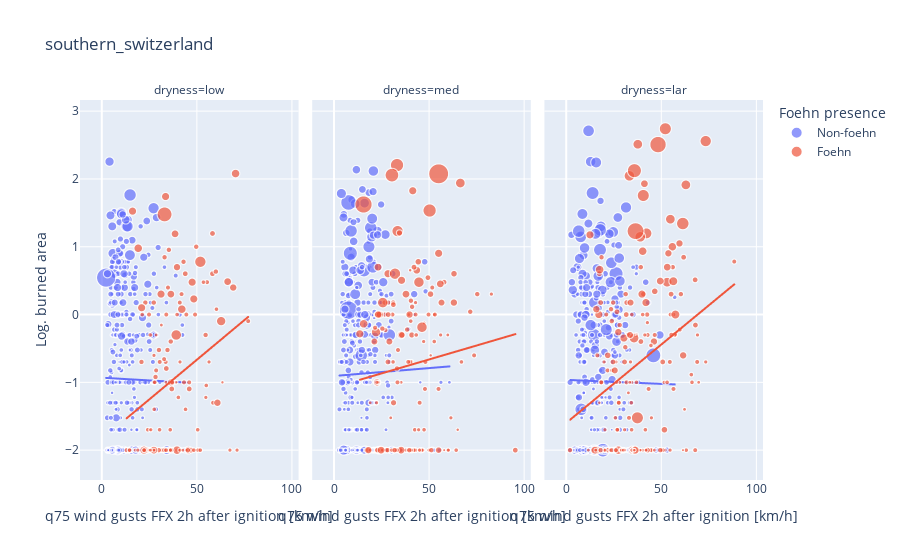
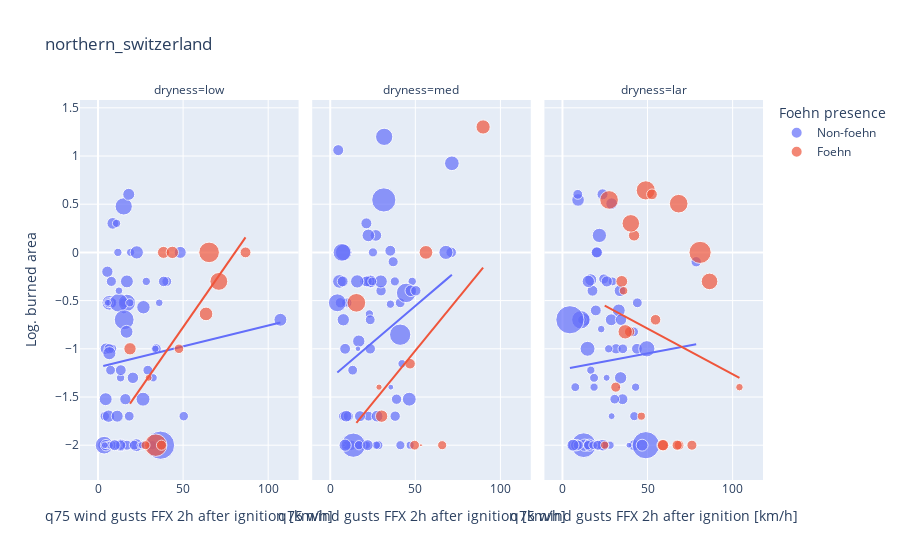

These figures' notebook cell, in order:
### Code cell
# Loop over all regions
for region in ["southern_switzerland", "northern_switzerland"]:
    df_region = pd.DataFrame()
    for station in regions[region]:

        # Filter the indice dataframe for a station
        if station == "MAG": # If station is MAG, use fire indice data from OTL instead (since they are close and no fire indice data is avaliable for MAG)
            df_indices_st = df_indices.loc[df_indices["abbreviation"]=="OTL", :].set_index("date", verify_integrity=True)
        else:
            df_indices_st = df_indices.loc[df_indices["abbreviation"]==station, :].set_index("date", verify_integrity=True)

        # Select the indice of interest (here the actual FWI). Shift by one day to look at the ignition conditions the day before.
        df_indices_st["FWI_day_before"] = df_indices_st["FWI"].shift(periods=1, freq="D")

        # Filter fires for station of interest.
        df_fires_st = df_fires.loc[df_fires["abbreviation"]==station, :].set_index("date")

        # Join fire data and indice data
        df_st = df_fires_st.join(df_indices_st["FWI_day_before"], how="inner")

        # Define ignition conditions/dryness by FWI quantiles of previous day
        df_st["dryness"] = pd.qcut(df_st["FWI_day_before"], q=3, labels=["low", "med", "lar"])
        
        df_region = pd.concat([df_region, df_st], axis=0, ignore_index=True)
    
    # Set some aliases
    hours = 2
    FFX_q = "q75"
    foehn_variable = f"foehn_minutes_during_{hours}_hours_after_start_of_fire"
    FFX_variable = f"FFX_{FFX_q}_during_{hours}_hours_after_start_of_fire"
    
    # Remove any unknown values
    df_region = df_region.dropna(subset=[foehn_variable, FFX_variable, "FWI_day_before"]).reset_index(drop=True)
    
    # Bin the foehn duration values into non-foehn and foehn
    df_region[f"{foehn_variable}_bin"] = pd.cut(df_region[foehn_variable], bins=[-0.001, 0.001, hours*60], labels=["Non-foehn", "Foehn"])

    # Look at the logarithm of the burned area
    df_region["log_burned_area"] = np.log10(df_region["total [ha]"])
    df_region["sqrt_duration_min"] = np.sqrt(df_region["duration_min"])  # Take square root for visibility
    
    # Plot figure
    fig = px.scatter(
        data_frame=df_region, x=FFX_variable, y="log_burned_area", facet_col="dryness", color=f"{foehn_variable}_bin", title=region, size="sqrt_duration_min",
        category_orders= {"dryness": ["low", "med", "lar"], f"{foehn_variable}_bin": ["Non-foehn", "Foehn"]}, 
        labels={f"{foehn_variable}_bin": "Foehn presence", FFX_variable: f"{FFX_q} wind gusts FFX 2h after ignition [km/h]", "log_burned_area": "Log. burned area", "sqrt_duration_min" : "(Size) Root of fire duration"},  
        trendline="ols",
        height=500
    )
    fig.show()

### Figure 1 — Plotly figure (JSON) as saved in the notebook; plotly's stock layout.template omitted (floating-point values rounded to 4 significant figures; data arrays with more than 128 entries replaced by an {"elided": "..."} marker saying what was removed)
{"data": [{"hovertemplate": "Foehn presence=Non-foehn<br>dryness=low<br>q75 wind gusts FFX 2h after ignition [km/h]=%{x}<br>Log. burned area=%{y}<br>(Size) Root of fire duration=%{marker.size}<extra></extra>", "legendgroup": "Non-foehn", "marker": {"color": "#636efa", "size": {"elided": "440 float values"}, "sizemode": "area", "sizeref": 0.07476, "symbol": "circle"}, "mode": "markers", "name": "Non-foehn", "showlegend": true, "type": "scattergl", "x": {"elided": "440 float values"}, "xaxis": "x", "y": {"elided": "440 float values"}, "yaxis": "y"}, {"hovertemplate": "<b>OLS trendline</b><br>log_burned_area = -0.00160907 * FFX_q75_during_2_hours_after_start_of_fire + -0.931458<br>R<sup>2</sup>=0.000130<br><br>Foehn presence=Non-foehn<br>dryness=low<br>q75 wind gusts FFX 2h after ignition [km/h]=%{x}<br>Log. burned area=%{y} <b>(trend)</b><extra></extra>", "legendgroup": "Non-foehn", "marker": {"color": "#636efa", "symbol": "circle"}, "mode": "lines", "name": "Non-foehn", "showlegend": false, "type": "scattergl", "x": {"elided": "440 float values"}, "xaxis": "x", "y": {"elided": "440 float values"}, "yaxis": "y"}, {"hovertemplate": "Foehn presence=Non-foehn<br>dryness=med<br>q75 wind gusts FFX 2h after ignition [km/h]=%{x}<br>Log. burned area=%{y}<br>(Size) Root of fire duration=%{marker.size}<extra></extra>", "legendgroup": "Non-foehn", "marker": {"color": "#636efa", "size": {"elided": "428 float values"}, "sizemode": "area", "sizeref": 0.07476, "symbol": "circle"}, "mode": "markers", "name": "Non-foehn", "showlegend": false, "type": "scattergl", "x": {"elided": "428 float values"}, "xaxis": "x2", "y": {"elided": "428 float values"}, "yaxis": "y2"}, {"hovertemplate": "<b>OLS trendline</b><br>log_burned_area = 0.00232206 * FFX_q75_during_2_hours_after_start_of_fire + -0.906332<br>R<sup>2</sup>=0.000373<br><br>Foehn presence=Non-foehn<br>dryness=med<br>q75 wind gusts FFX 2h after ignition [km/h]=%{x}<br>Log. burned area=%{y} <b>(trend)</b><extra></extra>", "legendgroup": "Non-foehn", "marker": {"color": "#636efa", "symbol": "circle"}, "mode": "lines", "name": "Non-foehn", "showlegend": false, "type": "scattergl", "x": {"elided": "428 float values"}, "xaxis": "x2", "y": {"elided": "428 float values"}, "yaxis": "y2"}, {"hovertemplate": "Foehn presence=Non-foehn<br>dryness=lar<br>q75 wind gusts FFX 2h after ignition [km/h]=%{x}<br>Log. burned area=%{y}<br>(Size) Root of fire duration=%{marker.size}<extra></extra>", "legendgroup": "Non-foehn", "marker": {"color": "#636efa", "size": {"elided": "456 float values"}, "sizemode": "area", "sizeref": 0.07476, "symbol": "circle"}, "mode": "markers", "name": "Non-foehn", "showlegend": false, "type": "scattergl", "x": {"elided": "456 float values"}, "xaxis": "x3", "y": {"elided": "456 float values"}, "yaxis": "y3"}, {"hovertemplate": "<b>OLS trendline</b><br>log_burned_area = -0.00118396 * FFX_q75_during_2_hours_after_start_of_fire + -0.962883<br>R<sup>2</sup>=0.000108<br><br>Foehn presence=Non-foehn<br>dryness=lar<br>q75 wind gusts FFX 2h after ignition [km/h]=%{x}<br>Log. burned area=%{y} <b>(trend)</b><extra></extra>", "legendgroup": "Non-foehn", "marker": {"color": "#636efa", "symbol": "circle"}, "mode": "lines", "name": "Non-foehn", "showlegend": false, "type": "scattergl", "x": {"elided": "456 float values"}, "xaxis": "x3", "y": {"elided": "456 float values"}, "yaxis": "y3"}, {"hovertemplate": "Foehn presence=Foehn<br>dryness=low<br>q75 wind gusts FFX 2h after ignition [km/h]=%{x}<br>Log. burned area=%{y}<br>(Size) Root of fire duration=%{marker.size}<extra></extra>", "legendgroup": "Foehn", "marker": {"color": "#EF553B", "size": {"elided": "140 float values"}, "sizemode": "area", "sizeref": 0.07476, "symbol": "circle"}, "mode": "markers", "name": "Foehn", "showlegend": true, "type": "scattergl", "x": {"elided": "140 float values"}, "xaxis": "x", "y": {"elided": "140 float values"}, "yaxis": "y"}, {"hovertemplate": "<b>OLS trendline</b><br>log_burned_area = 0.0233873 * FFX_q75_during_2_hours_after_start_of_fire + -1.8364<br>R<sup>2</sup>=0.077849<br><br>Foehn presence=Foehn<br>dryness=low<br>q75 wind gusts FFX 2h after ignition [km/h]=%{x}<br>Log. burned area=%{y} <b>(trend)</b><extra></extra>", "legendgroup": "Foehn", "marker": {"color": "#EF553B", "symbol": "circle"}, "mode": "lines", "name": "Foehn", "showlegend": false, "type": "scattergl", "x": {"elided": "140 float values"}, "xaxis": "x", "y": {"elided": "140 float values"}, "yaxis": "y"}, {"hovertemplate": "Foehn presence=Foehn<br>dryness=med<br>q75 wind gusts FFX 2h after ignition [km/h]=%{x}<br>Log. burned area=%{y}<br>(Size) Root of fire duration=%{marker.size}<extra></extra>", "legendgroup": "Foehn", "marker": {"color": "#EF553B", "size": {"elided": "155 float values"}, "sizemode": "area", "sizeref": 0.07476, "symbol": "circle"}, "mode": "markers", "name": "Foehn", "showlegend": false, "type": "scattergl", "x": {"elided": "155 float values"}, "xaxis": "x2", "y": {"elided": "155 float values"}, "yaxis": "y2"}, {"hovertemplate": "<b>OLS trendline</b><br>log_burned_area = 0.00822922 * FFX_q75_during_2_hours_after_start_of_fire + -1.07499<br>R<sup>2</sup>=0.011103<br><br>Foehn presence=Foehn<br>dryness=med<br>q75 wind gusts FFX 2h after ignition [km/h]=%{x}<br>Log. burned area=%{y} <b>(trend)</b><extra></extra>", "legendgroup": "Foehn", "marker": {"color": "#EF553B", "symbol": "circle"}, "mode": "lines", "name": "Foehn", "showlegend": false, "type": "scattergl", "x": {"elided": "155 float values"}, "xaxis": "x2", "y": {"elided": "155 float values"}, "yaxis": "y2"}, {"hovertemplate": "Foehn presence=Foehn<br>dryness=lar<br>q75 wind gusts FFX 2h after ignition [km/h]=%{x}<br>Log. burned area=%{y}<br>(Size) Root of fire duration=%{marker.size}<extra></extra>", "legendgroup": "Foehn", "marker": {"color": "#EF553B", "size": {"elided": "180 float values"}, "sizemode": "area", "sizeref": 0.07476, "symbol": "circle"}, "mode": "markers", "name": "Foehn", "showlegend": false, "type": "scattergl", "x": {"elided": "180 float values"}, "xaxis": "x3", "y": {"elided": "180 float values"}, "yaxis": "y3"}, {"hovertemplate": "<b>OLS trendline</b><br>log_burned_area = 0.0231214 * FFX_q75_during_2_hours_after_start_of_fire + -1.60397<br>R<sup>2</sup>=0.086542<br><br>Foehn presence=Foehn<br>dryness=lar<br>q75 wind gusts FFX 2h after ignition [km/h]=%{x}<br>Log. burned area=%{y} <b>(trend)</b><extra></extra>", "legendgroup": "Foehn", "marker": {"color": "#EF553B", "symbol": "circle"}, "mode": "lines", "name": "Foehn", "showlegend": false, "type": "scattergl", "x": {"elided": "180 float values"}, "xaxis": "x3", "y": {"elided": "180 float values"}, "yaxis": "y3"}], "layout": {"annotations": [{"font": {}, "showarrow": false, "text": "dryness=low", "x": 0.16, "xanchor": "center", "xref": "paper", "y": 1, "yanchor": "bottom", "yref": "paper"}, {"font": {}, "showarrow": false, "text": "dryness=med", "x": 0.5, "xanchor": "center", "xref": "paper", "y": 1, "yanchor": "bottom", "yref": "paper"}, {"font": {}, "showarrow": false, "text": "dryness=lar", "x": 0.84, "xanchor": "center", "xref": "paper", "y": 1, "yanchor": "bottom", "yref": "paper"}], "autosize": true, "legend": {"itemsizing": "constant", "title": {"text": "Foehn presence"}, "tracegroupgap": 0}, "title": {"text": "southern_switzerland"}, "xaxis": {"anchor": "y", "autorange": true, "domain": [0, 0.32], "range": [-7.376, 102.2], "title": {"text": "q75 wind gusts FFX 2h after ignition [km/h]"}, "type": "linear"}, "xaxis2": {"anchor": "y2", "autorange": true, "domain": [0.34, 0.66], "matches": "x", "range": [-7.376, 102.2], "title": {"text": "q75 wind gusts FFX 2h after ignition [km/h]"}, "type": "linear"}, "xaxis3": {"anchor": "y3", "autorange": true, "domain": [0.68, 1.0], "matches": "x", "range": [-7.376, 102.2], "title": {"text": "q75 wind gusts FFX 2h after ignition [km/h]"}, "type": "linear"}, "yaxis": {"anchor": "x", "autorange": true, "domain": [0, 1], "range": [-2.476, 3.197], "title": {"text": "Log. burned area"}, "type": "linear"}, "yaxis2": {"anchor": "x2", "autorange": true, "domain": [0, 1], "matches": "y", "range": [-2.476, 3.197], "showticklabels": false, "type": "linear"}, "yaxis3": {"anchor": "x3", "autorange": true, "domain": [0, 1], "matches": "y", "range": [-2.476, 3.197], "showticklabels": false, "type": "linear"}}}

### Figure 2 — Plotly figure (JSON) as saved in the notebook; plotly's stock layout.template omitted (floating-point values rounded to 4 significant figures)
{"data": [{"hovertemplate": "Foehn presence=Non-foehn<br>dryness=low<br>q75 wind gusts FFX 2h after ignition [km/h]=%{x}<br>Log. burned area=%{y}<br>(Size) Root of fire duration=%{marker.size}<extra></extra>", "legendgroup": "Non-foehn", "marker": {"color": "#636efa", "size": [1.414, 1.871, 1.42, 0.1291, 2.652, 1.323, 1.803, 1.278, 1, 4.586, 2.004, 4.361, 1.016, 2.004, 1.008, 1.875, 1.258, 1, 0.7638, 1.571, 3.162, 1.414, 1.42, 1.586, 1.941, 0.7071, 1.426, 4.361, 5.101, 2.008, 2.449, 0.866, 0.1291, 0.8756, 1.008, 0.7186, 5.788, 2.453, 1.008, 1.414, 2.236, 2.858, 1.633, 2.121, 1.472, 1.414, 1.414, 1.936, 0.866, 1, 11.75, 2.598, 1.5, 2.466, 1.323, 0.8165, 1, 2.449, 2.517, 1.225, 1.118, 2.236, 1.565, 2.121, 0.7071, 0.9129, 2.446, 0.7071, 1.5, 2.121, 1.78, 0.8165, 1.732, 1.414], "sizemode": "area", "sizeref": 0.02937, "symbol": "circle"}, "mode": "markers", "name": "Non-foehn", "orientation": "v", "showlegend": true, "type": "scatter", "x": [25.48, 5.5, 29.27, 15.28, 26.7, 4, 3.075, 31.98, 26.3, 3.6, 4.7, 15.1, 28.38, 14.28, 13.25, 16.07, 8.3, 19.18, 14.5, 6.575, 6.675, 15.25, 7.6, 8.075, 4.7, 15.18, 6.1, 16.95, 12.2, 8.7, 16.98, 12.3, 25.3, 5.575, 18.7, 5.8, 15.38, 22.5, 11.68, 40.4, 13.18, 26.45, 38.6, 18.05, 17, 18.35, 21.3, 20.5, 35.98, 32.4, 36.73, 22.77, 34.2, 4.5, 50.38, 33.73, 10.9, 107.2, 6.675, 11.25, 8.3, 6.2, 13.25, 11.28, 24.85, 6.8, 16.78, 4.05, 7.85, 48.33, 9.8, 25.9, 13.4, 7.375], "xaxis": "x", "y": [-2, -0.2007, -1.222, -0.6021, -0.5686, -1.699, -2, -2, -2, -2, -1, 0.4771, -0.301, -2, -1.301, -1.523, -1, 0, -2, -1, -0.5229, -0.5229, -0.5229, -0.5229, -2, -0.6021, -0.5229, -0.5229, -0.5229, 0.301, -0.301, -0.3979, -2, -2, -0.5229, -0.5229, -0.699, -2, 0, -0.301, -2, -1.523, -0.301, 0.6021, -2, -1.699, -2, -1.301, -0.5229, -1.301, -2, 0, -1, -1.523, -1.699, -1, 0.301, -0.699, -1.046, -2, -2, -1.699, -2, -1.699, -2, -2, -0.8239, -2, -0.301, 0, -2, -2, -1.222, -1.222], "yaxis": "y"}, {"hovertemplate": "<b>OLS trendline</b><br>log_burned_area = 0.0043318 * FFX_q75_during_2_hours_after_start_of_fire + -1.19161<br>R<sup>2</sup>=0.007173<br><br>Foehn presence=Non-foehn<br>dryness=low<br>q75 wind gusts FFX 2h after ignition [km/h]=%{x}<br>Log. burned area=%{y} <b>(trend)</b><extra></extra>", "legendgroup": "Non-foehn", "marker": {"color": "#636efa", "symbol": "circle"}, "mode": "lines", "name": "Non-foehn", "showlegend": false, "type": "scatter", "x": [3.075, 3.6, 4, 4.05, 4.5, 4.7, 4.7, 5.5, 5.575, 5.8, 6.1, 6.2, 6.575, 6.675, 6.675, 6.8, 7.375, 7.6, 7.85, 8.075, 8.3, 8.3, 8.7, 9.8, 10.9, 11.25, 11.28, 11.68, 12.2, 12.3, 13.18, 13.25, 13.25, 13.4, 14.28, 14.5, 15.1, 15.18, 15.25, 15.28, 15.38, 16.07, 16.78, 16.95, 16.98, 17, 18.05, 18.35, 18.7, 19.18, 20.5, 21.3, 22.5, 22.77, 24.85, 25.3, 25.48, 25.9, 26.3, 26.45, 26.7, 28.38, 29.27, 31.98, 32.4, 33.73, 34.2, 35.98, 36.73, 38.6, 40.4, 48.33, 50.38, 107.2], "xaxis": "x", "y": [-1.178, -1.176, -1.174, -1.174, -1.172, -1.171, -1.171, -1.168, -1.167, -1.166, -1.165, -1.165, -1.163, -1.163, -1.163, -1.162, -1.16, -1.159, -1.158, -1.157, -1.156, -1.156, -1.154, -1.149, -1.144, -1.143, -1.143, -1.141, -1.139, -1.138, -1.135, -1.134, -1.134, -1.134, -1.13, -1.129, -1.126, -1.126, -1.126, -1.125, -1.125, -1.122, -1.119, -1.118, -1.118, -1.118, -1.113, -1.112, -1.111, -1.109, -1.103, -1.099, -1.094, -1.093, -1.084, -1.082, -1.081, -1.079, -1.078, -1.077, -1.076, -1.069, -1.065, -1.053, -1.051, -1.046, -1.043, -1.036, -1.033, -1.024, -1.017, -0.9823, -0.9734, -0.7274], "yaxis": "y"}, {"hovertemplate": "Foehn presence=Non-foehn<br>dryness=med<br>q75 wind gusts FFX 2h after ignition [km/h]=%{x}<br>Log. burned area=%{y}<br>(Size) Root of fire duration=%{marker.size}<extra></extra>", "legendgroup": "Non-foehn", "marker": {"color": "#636efa", "size": [1.231, 1.633, 1.633, 2.915, 3.165, 1.42, 2.24, 1.225, 1.041, 1.414, 1.426, 2.739, 0.1291, 1.78, 1, 1, 1.414, 1, 2.831, 1.746, 1.581, 1.414, 1.522, 1, 0.1291, 1.008, 8.603, 1.426, 4.002, 2.004, 1.016, 1.008, 1.737, 1.231, 2.55, 1.581, 2.24, 2.236, 1.231, 0.1291, 4.384, 1.586, 1.737, 1.732, 1.5, 2.598, 2.5, 1.155, 5.583, 0.5, 1.225, 1.78, 2, 1.008, 1.581, 1.581, 6.671, 1, 0.9574, 1.581, 1, 1, 1.78, 8.66, 1.258, 1.732, 2.179, 1.784, 2.338, 1.78, 4.61, 4.708, 1.996, 1.581, 2.037, 0.4472], "sizemode": "area", "sizeref": 0.02937, "symbol": "circle"}, "mode": "markers", "name": "Non-foehn", "orientation": "v", "showlegend": false, "type": "scatter", "x": [25.1, 71.08, 23.5, 67.97, 71.47, 22.52, 16.78, 28.27, 48.17, 41.1, 20.25, 5.4, 22.18, 21.25, 20.4, 10.5, 13.18, 8.575, 46.45, 17, 12.43, 7.775, 9.8, 27.1, 16.9, 23, 31.48, 23.5, 7.9, 26.8, 18.8, 9.05, 7.3, 9.8, 23.4, 5.975, 23.8, 7.675, 41.23, 8.075, 31.7, 29.88, 21.48, 35.3, 36.98, 15.85, 29.73, 24.68, 44.6, 35.6, 37.98, 17.48, 47.38, 42.2, 38.98, 10.6, 41.1, 18.1, 46.98, 38.15, 21.35, 35.38, 17.57, 13.57, 16.9, 8.75, 8.75, 22, 22.4, 4.7, 6.9, 4.175, 9.375, 50.3, 27.55, 16.3], "xaxis": "x2", "y": [0, 0, -1, 0, 0.9243, -1.699, -0.9208, -2, -0.301, -0.5229, -0.301, -0.301, -2, 0.301, -2, -2, -1.222, -2, -1.523, -2, -2, -1.699, -0.5229, -2, -2, -0.6383, 0.5441, -0.699, 0, 0.1761, -2, -0.5229, -0.301, -2, -0.301, -0.5229, -0.301, -0.699, -2, -2, 1.199, -0.3979, -0.301, 0.01703, -0.09691, -0.301, -0.301, -0.301, -0.4202, -1.398, -0.301, -1.699, -0.3979, -1.155, -1.523, -1.699, -0.8539, -2, -2, -1.699, -2, -0.5376, -2, -2, -2, -1, -2, -2, 0.1761, 1.061, 0, -0.5229, -1.699, -0.3979, -1.699, -1], "yaxis": "y2"}, {"hovertemplate": "<b>OLS trendline</b><br>log_burned_area = 0.0150731 * FFX_q75_during_2_hours_after_start_of_fire + -1.30976<br>R<sup>2</sup>=0.068782<br><br>Foehn presence=Non-foehn<br>dryness=med<br>q75 wind gusts FFX 2h after ignition [km/h]=%{x}<br>Log. burned area=%{y} <b>(trend)</b><extra></extra>", "legendgroup": "Non-foehn", "marker": {"color": "#636efa", "symbol": "circle"}, "mode": "lines", "name": "Non-foehn", "showlegend": false, "type": "scatter", "x": [4.175, 4.7, 5.4, 5.975, 6.9, 7.3, 7.675, 7.775, 7.9, 8.075, 8.575, 8.75, 8.75, 9.05, 9.375, 9.8, 9.8, 10.5, 10.6, 12.43, 13.18, 13.57, 15.85, 16.3, 16.78, 16.9, 16.9, 17, 17.48, 17.57, 18.1, 18.8, 20.25, 20.4, 21.25, 21.35, 21.48, 22, 22.18, 22.4, 22.52, 23, 23.4, 23.5, 23.5, 23.8, 24.68, 25.1, 26.8, 27.1, 27.55, 28.27, 29.73, 29.88, 31.48, 31.7, 35.3, 35.38, 35.6, 36.98, 37.98, 38.15, 38.98, 41.1, 41.1, 41.23, 42.2, 44.6, 46.45, 46.98, 47.38, 48.17, 50.3, 67.97, 71.08, 71.47], "xaxis": "x2", "y": [-1.247, -1.239, -1.228, -1.22, -1.206, -1.2, -1.194, -1.193, -1.191, -1.188, -1.181, -1.178, -1.178, -1.173, -1.168, -1.162, -1.162, -1.151, -1.15, -1.122, -1.111, -1.105, -1.071, -1.064, -1.057, -1.055, -1.055, -1.054, -1.046, -1.045, -1.037, -1.026, -1.005, -1.002, -0.9895, -0.9879, -0.9861, -0.9781, -0.9755, -0.9721, -0.9702, -0.9631, -0.957, -0.9555, -0.9555, -0.951, -0.9378, -0.9314, -0.9058, -0.9013, -0.8945, -0.8836, -0.8617, -0.8594, -0.8353, -0.8319, -0.7777, -0.7765, -0.7732, -0.7524, -0.7374, -0.7347, -0.7223, -0.6903, -0.6903, -0.6884, -0.6737, -0.6375, -0.6096, -0.6017, -0.5957, -0.5836, -0.5516, -0.2852, -0.2384, -0.2324], "yaxis": "y2"}, {"hovertemplate": "Foehn presence=Non-foehn<br>dryness=lar<br>q75 wind gusts FFX 2h after ignition [km/h]=%{x}<br>Log. burned area=%{y}<br>(Size) Root of fire duration=%{marker.size}<extra></extra>", "legendgroup": "Non-foehn", "marker": {"color": "#636efa", "size": [1.586, 1.871, 1.008, 1.414, 1.581, 0.7188, 1.155, 1.225, 1.871, 1.732, 1, 9.002, 1.742, 1, 1, 1.732, 2.306, 1.176, 0.7071, 0.5164, 0.8466, 1.147, 1.732, 2.236, 1.803, 1.414, 1.732, 1.5, 2.349, 1, 1.581, 0.1818, 1.779, 3.279, 0.8756, 10.93, 1, 2.004, 2.004, 1.826, 1.42, 3.0, 1.732, 2.449, 1.384, 2.07, 2.236, 0.1291, 1.155, 2, 0.7071, 3.873, 1.915, 2.179, 1.291, 4.95, 1.954, 1.483, 2.078, 2.121, 1.08, 1.443, 11.7, 1.384, 2.125, 2.236], "sizemode": "area", "sizeref": 0.02937, "symbol": "circle"}, "mode": "markers", "name": "Non-foehn", "orientation": "v", "showlegend": false, "type": "scatter", "x": [20.2, 20.2, 43, 41.8, 78.58, 25.95, 7.55, 42.2, 42.2, 35.3, 16.68, 12.47, 22.15, 18.57, 18.57, 19.6, 13.07, 18.57, 10.28, 39.1, 22.77, 29.38, 14.05, 13.07, 23.55, 44, 17.65, 24.27, 9.175, 27.98, 31.48, 20.2, 6.55, 14.75, 24.57, 48.98, 27.18, 28.9, 33.8, 26.05, 9, 21.7, 43.77, 33.1, 35.47, 28.68, 34.17, 33.27, 11.45, 23.8, 28.9, 49.58, 34.4, 15.78, 15.18, 10.8, 8.1, 9.25, 46.83, 6.2, 18, 20.77, 4.4, 30.7, 16.6, 15.2], "xaxis": "x3", "y": [0, 0, -1.398, -0.8239, -0.09691, -1.301, -1.398, -1.699, -2, -1.523, -1.222, -2, -2, -2, -1.398, -0.6021, -0.699, -1.301, -2, -2, -0.7959, -0.301, -2, -2, 0.6021, -0.5229, -0.3979, -0.2757, 0.5441, -2, -1, -2, -2, -1, -2, -2, -1, 0.5051, -0.3979, -0.301, 0.6021, 0.1761, -1, -0.6021, -1, -0.699, -1.301, -1.398, -0.699, -2, -1.699, -1, -0.699, -2, -2, -0.699, -2, -2, -2, -2, -2, -2, -0.699, -1.523, -0.284, -0.301], "yaxis": "y3"}, {"hovertemplate": "<b>OLS trendline</b><br>log_burned_area = 0.00330134 * FFX_q75_during_2_hours_after_start_of_fire + -1.21272<br>R<sup>2</sup>=0.003110<br><br>Foehn presence=Non-foehn<br>dryness=lar<br>q75 wind gusts FFX 2h after ignition [km/h]=%{x}<br>Log. burned area=%{y} <b>(trend)</b><extra></extra>", "legendgroup": "Non-foehn", "marker": {"color": "#636efa", "symbol": "circle"}, "mode": "lines", "name": "Non-foehn", "showlegend": false, "type": "scatter", "x": [4.4, 6.2, 6.55, 7.55, 8.1, 9, 9.175, 9.25, 10.28, 10.8, 11.45, 12.47, 13.07, 13.07, 14.05, 14.75, 15.18, 15.2, 15.78, 16.6, 16.68, 17.65, 18, 18.57, 18.57, 18.57, 19.6, 20.2, 20.2, 20.2, 20.77, 21.7, 22.15, 22.77, 23.55, 23.8, 24.27, 24.57, 25.95, 26.05, 27.18, 27.98, 28.68, 28.9, 28.9, 29.38, 30.7, 31.48, 33.1, 33.27, 33.8, 34.17, 34.4, 35.3, 35.47, 39.1, 41.8, 42.2, 42.2, 43, 43.77, 44, 46.83, 48.98, 49.58, 78.58], "xaxis": "x3", "y": [-1.198, -1.192, -1.191, -1.188, -1.186, -1.183, -1.182, -1.182, -1.179, -1.177, -1.175, -1.172, -1.17, -1.17, -1.166, -1.164, -1.163, -1.163, -1.161, -1.158, -1.158, -1.154, -1.153, -1.151, -1.151, -1.151, -1.148, -1.146, -1.146, -1.146, -1.144, -1.141, -1.14, -1.138, -1.135, -1.134, -1.133, -1.132, -1.127, -1.127, -1.123, -1.12, -1.118, -1.117, -1.117, -1.116, -1.111, -1.109, -1.103, -1.103, -1.101, -1.1, -1.099, -1.096, -1.096, -1.084, -1.075, -1.073, -1.073, -1.071, -1.068, -1.067, -1.058, -1.051, -1.049, -0.9533], "yaxis": "y3"}, {"hovertemplate": "Foehn presence=Foehn<br>dryness=low<br>q75 wind gusts FFX 2h after ignition [km/h]=%{x}<br>Log. burned area=%{y}<br>(Size) Root of fire duration=%{marker.size}<extra></extra>", "legendgroup": "Foehn", "marker": {"color": "#EF553B", "size": [6.248, 2.24, 7.418, 1.335, 1.183, 1.737, 2.121, 0.7071, 2.739, 4.683, 2.24, 1.506], "sizemode": "area", "sizeref": 0.02937, "symbol": "circle"}, "mode": "markers", "name": "Foehn", "orientation": "v", "showlegend": true, "type": "scatter", "x": [65.28, 18.8, 33.92, 47.55, 27.93, 86.68, 38.45, 29.73, 63.48, 71, 43.67, 37.27], "xaxis": "x", "y": [0, -1, -2, -1, -2, 0, 0, -1.301, -0.6383, -0.301, 0, -2], "yaxis": "y"}, {"hovertemplate": "<b>OLS trendline</b><br>log_burned_area = 0.0254046 * FFX_q75_during_2_hours_after_start_of_fire + -2.04685<br>R<sup>2</sup>=0.395189<br><br>Foehn presence=Foehn<br>dryness=low<br>q75 wind gusts FFX 2h after ignition [km/h]=%{x}<br>Log. burned area=%{y} <b>(trend)</b><extra></extra>", "legendgroup": "Foehn", "marker": {"color": "#EF553B", "symbol": "circle"}, "mode": "lines", "name": "Foehn", "showlegend": false, "type": "scatter", "x": [18.8, 27.93, 29.73, 33.92, 37.27, 38.45, 43.67, 47.55, 63.48, 65.28, 71, 86.68], "xaxis": "x", "y": [-1.569, -1.337, -1.292, -1.185, -1.1, -1.07, -0.9373, -0.8389, -0.4343, -0.3886, -0.2431, 0.1551], "yaxis": "y"}, {"hovertemplate": "Foehn presence=Foehn<br>dryness=med<br>q75 wind gusts FFX 2h after ignition [km/h]=%{x}<br>Log. burned area=%{y}<br>(Size) Root of fire duration=%{marker.size}<extra></extra>", "legendgroup": "Foehn", "marker": {"color": "#EF553B", "size": [5.099, 1.414, 2.24, 0.5774, 1.225, 0.1291, 2.986, 2.775, 1.648], "sizemode": "area", "sizeref": 0.02937, "symbol": "circle"}, "mode": "markers", "name": "Foehn", "orientation": "v", "showlegend": false, "type": "scatter", "x": [15.38, 49.58, 30.2, 28.68, 65.78, 53.3, 89.83, 56.25, 46.9], "xaxis": "x2", "y": [-0.5229, -2, -1.699, -1.398, -2, -2, 1.301, 0, -1.155], "yaxis": "y2"}, {"hovertemplate": "<b>OLS trendline</b><br>log_burned_area = 0.021638 * FFX_q75_during_2_hours_after_start_of_fire + -2.10057<br>R<sup>2</sup>=0.180411<br><br>Foehn presence=Foehn<br>dryness=med<br>q75 wind gusts FFX 2h after ignition [km/h]=%{x}<br>Log. burned area=%{y} <b>(trend)</b><extra></extra>", "legendgroup": "Foehn", "marker": {"color": "#EF553B", "symbol": "circle"}, "mode": "lines", "name": "Foehn", "showlegend": false, "type": "scatter", "x": [15.38, 28.68, 30.2, 46.9, 49.58, 53.3, 56.25, 65.78, 89.83], "xaxis": "x2", "y": [-1.768, -1.48, -1.447, -1.086, -1.028, -0.9473, -0.8834, -0.6773, -0.1569], "yaxis": "y2"}, {"hovertemplate": "Foehn presence=Foehn<br>dryness=lar<br>q75 wind gusts FFX 2h after ignition [km/h]=%{x}<br>Log. burned area=%{y}<br>(Size) Root of fire duration=%{marker.size}<extra></extra>", "legendgroup": "Foehn", "marker": {"color": "#EF553B", "size": [0.1291, 5.099, 1.875, 7.224, 4.054, 1.581, 1.658, 5.099, 1.871, 2.062, 1.489, 4.531, 1.5, 1.08, 0.9574, 3.041, 1.414, 1, 1.906, 0.8367, 5.391, 1.698, 1.528], "sizemode": "area", "sizeref": 0.02937, "symbol": "circle"}, "mode": "markers", "name": "Foehn", "orientation": "v", "showlegend": false, "type": "scatter", "x": [61.35, 68.3, 58.78, 80.88, 86.42, 39.48, 54.7, 27.4, 42.1, 34.85, 76.08, 40.17, 31.33, 35.9, 46.38, 36.88, 68.5, 24.85, 59.15, 104, 48.95, 52.6, 67.4], "xaxis": "x3", "y": [-2, 0.5051, -2, 0, -0.301, -0.8239, -0.699, 0.5441, 0.1761, -0.301, -2, 0.301, -1.398, -0.3979, -1.699, -0.8239, -2, -2, -2, -1.398, 0.6435, 0.6021, -2], "yaxis": "y3"}, {"hovertemplate": "<b>OLS trendline</b><br>log_burned_area = -0.00946575 * FFX_q75_during_2_hours_after_start_of_fire + -0.31615<br>R<sup>2</sup>=0.036232<br><br>Foehn presence=Foehn<br>dryness=lar<br>q75 wind gusts FFX 2h after ignition [km/h]=%{x}<br>Log. burned area=%{y} <b>(trend)</b><extra></extra>", "legendgroup": "Foehn", "marker": {"color": "#EF553B", "symbol": "circle"}, "mode": "lines", "name": "Foehn", "showlegend": false, "type": "scatter", "x": [24.85, 27.4, 31.33, 34.85, 35.9, 36.88, 39.48, 40.17, 42.1, 46.38, 48.95, 52.6, 54.7, 58.78, 59.15, 61.35, 67.4, 68.3, 68.5, 76.08, 80.88, 86.42, 104], "xaxis": "x3", "y": [-0.5514, -0.5755, -0.6127, -0.646, -0.656, -0.6652, -0.6898, -0.6964, -0.7147, -0.7551, -0.7795, -0.814, -0.8339, -0.8725, -0.876, -0.8969, -0.9541, -0.9627, -0.9646, -1.036, -1.082, -1.134, -1.301], "yaxis": "y3"}], "layout": {"annotations": [{"font": {}, "showarrow": false, "text": "dryness=low", "x": 0.16, "xanchor": "center", "xref": "paper", "y": 1, "yanchor": "bottom", "yref": "paper"}, {"font": {}, "showarrow": false, "text": "dryness=med", "x": 0.5, "xanchor": "center", "xref": "paper", "y": 1, "yanchor": "bottom", "yref": "paper"}, {"font": {}, "showarrow": false, "text": "dryness=lar", "x": 0.84, "xanchor": "center", "xref": "paper", "y": 1, "yanchor": "bottom", "yref": "paper"}], "autosize": true, "legend": {"itemsizing": "constant", "title": {"text": "Foehn presence"}, "tracegroupgap": 0}, "title": {"text": "northern_switzerland"}, "xaxis": {"anchor": "y", "autorange": true, "domain": [0, 0.32], "range": [-6.522, 115.5], "title": {"text": "q75 wind gusts FFX 2h after ignition [km/h]"}, "type": "linear"}, "xaxis2": {"anchor": "y2", "autorange": true, "domain": [0.34, 0.66], "matches": "x", "range": [-6.522, 115.5], "title": {"text": "q75 wind gusts FFX 2h after ignition [km/h]"}, "type": "linear"}, "xaxis3": {"anchor": "y3", "autorange": true, "domain": [0.68, 1.0], "matches": "x", "range": [-6.522, 115.5], "title": {"text": "q75 wind gusts FFX 2h after ignition [km/h]"}, "type": "linear"}, "yaxis": {"anchor": "x", "autorange": true, "domain": [0, 1], "range": [-2.397, 1.601], "title": {"text": "Log. burned area"}, "type": "linear"}, "yaxis2": {"anchor": "x2", "autorange": true, "domain": [0, 1], "matches": "y", "range": [-2.397, 1.601], "showticklabels": false, "type": "linear"}, "yaxis3": {"anchor": "x3", "autorange": true, "domain": [0, 1], "matches": "y", "range": [-2.397, 1.601], "showticklabels": false, "type": "linear"}}}
